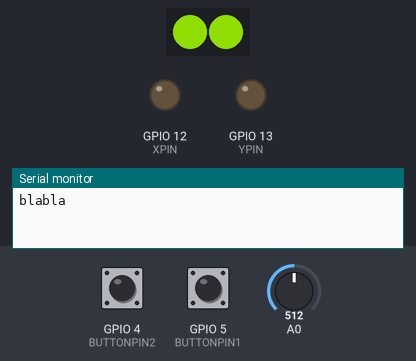
Bench run of a sketch on a simulated ESP8266 (NodeMCU). Parts: 2 RGB LEDs in strip order, left to right, output pins drawn as LEDs (lit = HIGH), the last lines printed to the serial monitor. Inputs (shaded band) come from the test bench; at power-on: GPIO 5 (BUTTONPIN1) LOW, GPIO 4 (BUTTONPIN2) LOW, A0 = 512. Dim RGB values are drawn brighter than linear; the strip is taken to match the declared colour order.

Above: at 0.8 s.
0.9 s: GPIO 5 (BUTTONPIN1) pulled HIGH for 1 s
At 1.8 s:
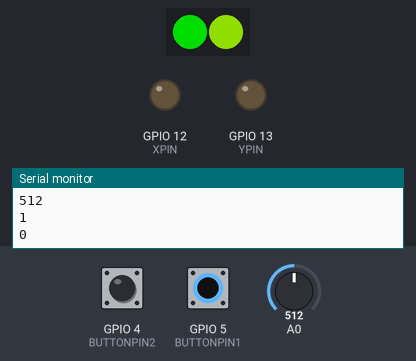
3.4 s: GPIO 4 (BUTTONPIN2) pulled HIGH for 1 s
At 4.2 s:
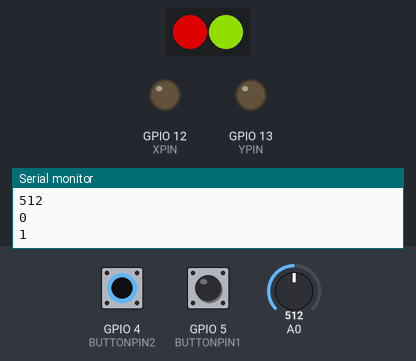
5.9 s: GPIO 5 (BUTTONPIN1) pulled HIGH for 3.2 s
At 6.9 s:
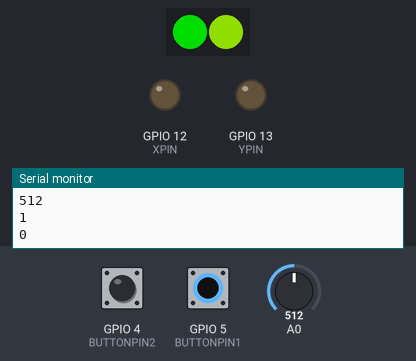
10.6 s: GPIO 4 (BUTTONPIN2) pulled HIGH for 3.2 s
At 11.7 s:
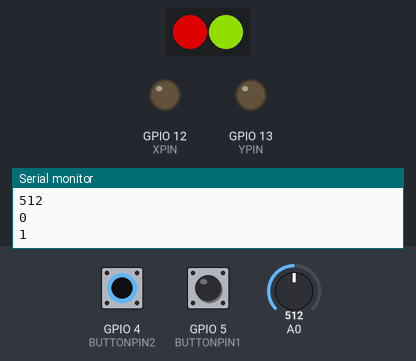
Timing chart, 0 to 13.6 s (numbered marks = the images above; inputs shaded):
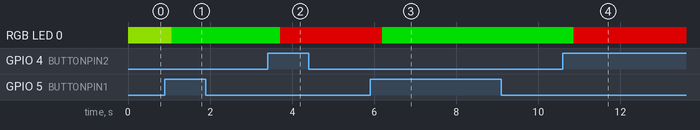

Measured:
- after the input at 0.9 s, RGB LED 0: RGB(100, 155, 0) → RGB(0, 150, 0) after 0.16 s
- after the input at 3.4 s, RGB LED 0: RGB(0, 150, 0) → RGB(150, 0, 0) after 0.31 s
- after the input at 5.9 s, RGB LED 0: RGB(150, 0, 0) → RGB(0, 150, 0) after 0.30 s
- after the input at 10.6 s, RGB LED 0: RGB(0, 150, 0) → RGB(150, 0, 0) after 0.26 s

The sketch:

StickMQTT.ino
```cpp
/*
   ESP8266 (Adafruit HUZZAH) Mosquitto MQTT Publish Example
   Thomas Varnish (https://github.com/tvarnish), (https://www.instructables.com/member/Tango172)
   Made as part of my MQTT Instructable - "How to use MQTT with the Raspberry Pi and ESP8266"
*/
#include <Bounce2.h> // Used for "debouncing" the pushbutton
#include <ESP8266WiFi.h> // Enables the ESP8266 to connect to the local network (via WiFi)
#include <PubSubClient.h> // Allows us to connect to, and publish to the MQTT broker
#include <Adafruit_NeoPixel.h>

const byte BUTTONPIN1 = 5; // Connect your button to pin D5
const byte BUTTONPIN2 = 4; // Connect your button to pin #13
const byte XPIN = 12; // Connect your button to pin #13
const byte YPIN = 13; // Connect your button to pin #13
const byte LEDPIN = 14;

int XValue;
int YValue;

// How many NeoPixels are attached to the Arduino?
#define NUMPIXELS      2

Adafruit_NeoPixel pixels = Adafruit_NeoPixel(NUMPIXELS, LEDPIN, NEO_RGB + NEO_KHZ800);

// WiFi
// Make sure to update this for your own WiFi network!
const char* SS_ID = "test";
const char* WIFI_PASSWORD = "testtest";

// MQTT
// Make sure to update this for your own MQTT Broker!
const char* MQTT_SERVER = "192.168.15.102";
const char* MQTT_TOPIC_X = "c3_x1";
const char* MQTT_TOPIC_Y = "c3_y1";
const char* MQTT_TOPIC_BUTTON = "c3_b1";
const char* MQTT_USERNAME = "uncloud";
const char* MQTT_PASSWORD = "uncloud";
const char* CLIENT_ID = "controller3"; // The client id identifies the ESP8266 device. Think of it a bit like a hostname.

char msgBuffer[20];

// Initialise the Pushbutton Bouncer object
Bounce BUTTON[2] = {Bounce(), Bounce()};

int pressedButton = 0;

// Initialise the WiFi and MQTT Client objects
WiFiClient wifiClient;
PubSubClient client(MQTT_SERVER, 1883, wifiClient); // 1883 is the listener port for the Broker

//Method for setting all pixels one color
void pixelsOneColor(int r, int g, int b) {
  for (int i = 0; i < NUMPIXELS; i++) {
    pixels.setPixelColor(i, pixels.Color(r, g, b));
  }
  pixels.show();
}

void setup() {
  Serial.begin(115200);
  Serial.println("blabla");

  pixels.begin(); // This initializes the NeoPixel library.

  pinMode(XPIN, OUTPUT);
  pinMode(YPIN, OUTPUT);

  // Setup pushbutton Bouncer object
  pinMode(BUTTONPIN1, INPUT);
  BUTTON[0].attach(BUTTONPIN1);
  BUTTON[0].interval(5);

  pinMode(BUTTONPIN2, INPUT);
  BUTTON[1].attach(BUTTONPIN2);
  BUTTON[1].interval(5);

  pixelsOneColor(100, 155, 000);
  //Wait a minute before starting up so we are sure the Raspberry has started (Cancel by pressing button)
  while ((digitalRead(BUTTONPIN1) == LOW) && (millis() < 60000)) {
    delay(50);
  }

  //WIFI INIT
  Serial.print("Connecting to ");
  Serial.println(SS_ID);

//  // Connect to the WiFi (if button is being hold, use test wifi)
//  WiFi.begin(SS_ID, WIFI_PASSWORD);
//
//  // Wait until the connection has been confirmed before continuing
//  while (WiFi.status() != WL_CONNECTED) {
//    pixelsOneColor(155, 0, 0);
//    delay(250);
//    Serial.print(".");
//    pixelsOneColor(0, 0, 0);
//    delay(250);
//  }
//
//  pixelsOneColor(0, 155, 0);
//  Serial.println("WiFi connected");
//  Serial.print("IP address: ");
//  Serial.println(WiFi.localIP());
//
//  // Connect to MQTT Broker
//  if (client.connect(CLIENT_ID, MQTT_USERNAME, MQTT_PASSWORD)) {
//    Serial.println("Connected to MQTT Broker!");
//    pixelsOneColor(0, 0, 0);
//  } else {
//    Serial.println("Connection to MQTT Broker failed...");
//    pixelsOneColor(0, 155, 155); //if no connection turn purple
//    delay(5000);
//    ESP.restart();
//  }
}

void loop() {
  digitalWrite(XPIN, HIGH);
  XValue = analogRead(A0);
  digitalWrite(XPIN, LOW);
  delay(5);
  digitalWrite(YPIN, HIGH);
  YValue = analogRead(A0);
  digitalWrite(YPIN, LOW);

  int pressedButton = 0;
  // Update button state
  BUTTON[0].update();
  BUTTON[1].update();
//
//  pixelsOneColor(0, 0, 0);
//  delay(250);
//  pixelsOneColor(255, 0, 0);

  if (BUTTON[0].rose()) {
    pressedButton = 1;
    pixels.setPixelColor(0, pixels.Color(0, 150, 0)); // Moderately bright green color.
  }
  if (BUTTON[1].rose()) {
    pressedButton = 2;
    pixels.setPixelColor(0, pixels.Color(150, 0, 0)); // Moderately bright green color.
  }

  pixels.show(); // This sends the updated pixel color to the hardware.

//  if (pressedButton != 0) {
//    // PUBLISH to the MQTT Broker (topic = mqtt_topic, defined at the beginning)
//    // Here, "Button pressed!" is the Payload, but this could be changed to a sensor reading, for example.
//    sprintf(msgBuffer, "%02d", pressedButton);
//    if (client.publish(MQTT_TOPIC_BUTTON, msgBuffer)) {
//      Serial.println("Button pushed and message sent!");
//    }
//    else {
//      Serial.println("Message failed to send. Reconnecting to MQTT Broker and trying again");
//      client.connect(CLIENT_ID, MQTT_USERNAME, MQTT_PASSWORD);
//    }
//  }
//
//
//  sprintf(msgBuffer, "%04d", XValue);
//  client.publish(MQTT_TOPIC_X, msgBuffer);
//  sprintf(msgBuffer, "%04d", YValue);
//  client.publish(MQTT_TOPIC_Y, msgBuffer);
  Serial.println(YValue);
  Serial.println(XValue);
  Serial.println(digitalRead(BUTTONPIN1));
  Serial.println(digitalRead(BUTTONPIN2));
  //  Serial.println("Sw1:" + String(faderValue1));
  //  Serial.println("Sw2:" + String(faderValue2));
  //  Serial.println("Sw3:" + String(faderValue3));
//  Serial.println(pressedButton);

  delay(150);
}
```
